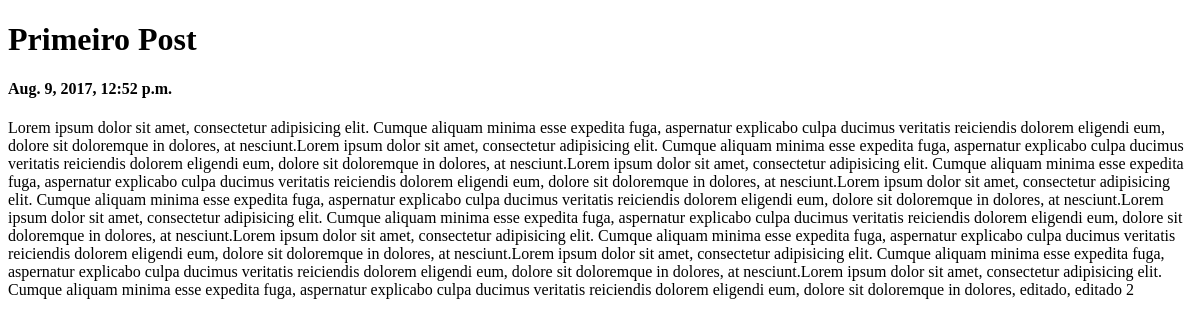
Screenshot of /posts/25/detail/ with the database file from the repository.
### posts/models.py (models this page shows, shortened)
class Post(models.Model):
	title = models.CharField(max_length=120)
	content = models.TextField()
	updated = models.DateTimeField(auto_now=True,auto_now_add=False)
	created = models.DateTimeField(auto_now=False, auto_now_add=True)

### posts/views.py (the view)
# urls.py: url(r'^(?P<id>\d+)/detail/$', posts_detail,name='detail'),
def posts_detail(request,id=None):
	instance = get_object_or_404(Post,id=id)
	context = {
	'post':instance
	}
	return render(request,'post_detail.html',context)

### posts/templates/post_detail.html
{% extends 'base.html' %}
{% block container %}
	<h1>{{ post.title}}</h1>
	<h4>{{ post.created }}</h4>
	<p> {{ post.content }}</p>
{% endblock container %}

### rows the page displays
Post: title "Primeiro Post", created "Aug. 9, 2017, 12:52 p.m.", content "Lorem ipsum dolor sit amet, consectetur adipisicing elit. Cumque aliquam minima esse expedita fuga, aspernatur explicabo culpa ducimus veritatis reiciendis dolorem eligendi eum, dolore sit doloremque in dolores, at nesciunt.Lorem ipsum dolor sit amet, consectetur adipisicing elit. Cumque aliquam minima esse expedita fuga, aspernatur explicabo culpa ducimus veritatis reiciendis dolorem eligendi eum, dolore sit doloremque in dolores, at nesciunt.Lorem ipsum dolor sit amet, consectetur adipisicing elit. Cumque aliquam minima esse expedita fuga, aspernatur explicabo culpa ducimus veritatis reiciendis dolorem eligendi eum, dolore sit doloremque in dolores, at nesciunt.Lorem ipsum dolor sit amet,…"
